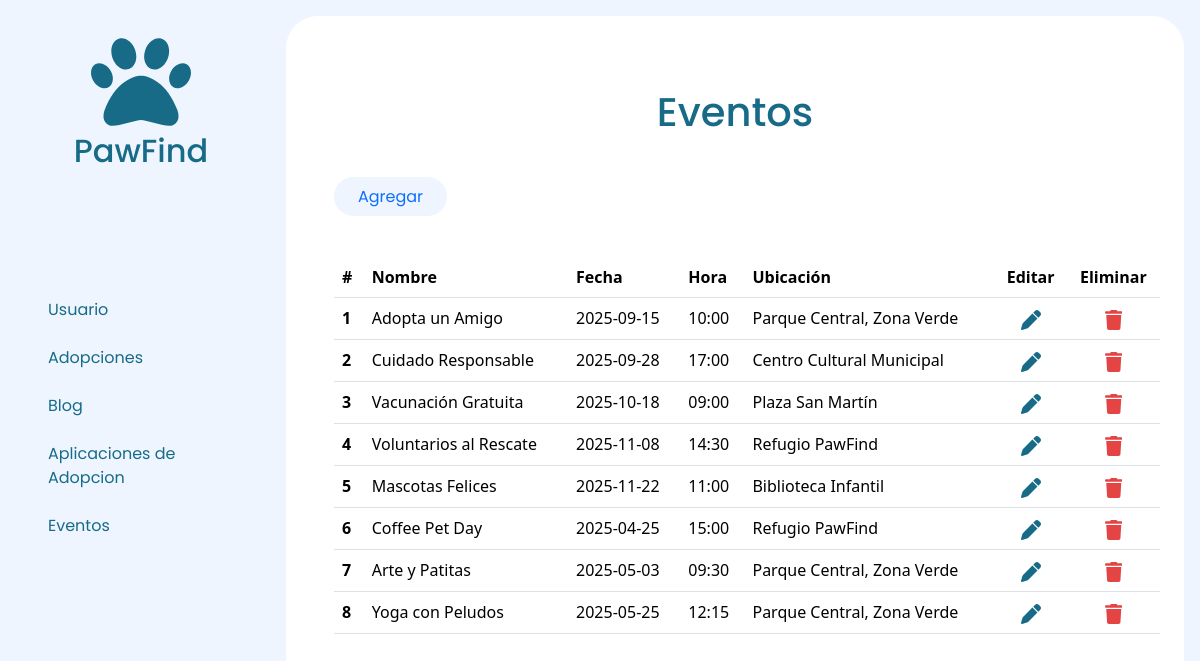
The page /index.php?c=admin&a=eventos (signed in) on the database its author committed.
### tables this page shows
CREATE TABLE `evento` (
  `id_evento` int(11) NOT NULL,
  `id_usuario` int(11) NOT NULL,
  `id_categoria` int(11) NOT NULL,
  `nombre` varchar(100) NOT NULL,
  `descripcion` varchar(500) NOT NULL,
  `fecha` date NOT NULL,
  `hora` varchar(20) NOT NULL,
  `ubicacion` varchar(250) NOT NULL,
  `imagen_url` varchar(500) DEFAULT NULL
);

### app/controllers/adminController.php (called while the page is built, shortened)
<?php
require_once __DIR__ . '/../models/Usuario.php';
require_once __DIR__ . '/../models/Evento.php';
class adminController
{
    public function eventos()
    {
        $eventos = Evento::getAll();
        require_once("app/views/head.php");
        require_once("app/views/admin/eventos.php");
    }
}

### index.php (called while the page is built, shortened)
<?php
require_once("rutas.php");
?>

### app/models/Evento.php (called while the page is built, shortened)
<?php
require_once __DIR__ . '/../../config/database.php';
class Evento
{
    public static function getAll(): array
    {
        global $conn;
        try {
            $sql = "SELECT * FROM evento";
            $result = $conn->query($sql);
            if ($result->num_rows > 0) {
                return $result->fetch_all(MYSQLI_ASSOC);
            } else {
                return [];
            }
        } catch (mysqli_sql_exception $e) {
            return ["error" => "Error al obtener eventos: " . $e->getMessage()];
        }
    }
}

### app/views/admin/eventos.php (the view, shortened to what this page needs)
</head>
<body class="body-admin bg-celeste">
    <div class="bg-celeste">
        <?php include "aside.php" ?>
    </div>
    <div class="m-3 ms-1 p-4 bg-white rounded-5">
        <h1 class="text-center txt-azul-oscuro mt-5">Eventos</h1>
        <div class="ms-4 my-5">
            <a href="index.php?c=admin&a=agregarEvento" class="my-5 py-2 px-4 bg-celeste rounded-pill text-decoration-none">Agregar</a>
        </div>
        <div class="ms-4">
            <table class="table">
                <thead>
                    <tr>
                        <th scope="col">#</th>
                        <th scope="col">Nombre</th>
                        <th scope="col">Fecha</th>
                        <th scope="col">Hora</th>
                        <th scope="col">Ubicación</th>
                        <th scope="col" style="text-align: center;">Editar</th>
                        <th scope="col" style="text-align: center;">Eliminar</th>
                    </tr>
                </thead>
                <tbody>
                    <?php foreach ($eventos as $e): ?>
                        <tr>
                            <th scope="row"><?= $e['id_evento'] ?></th>
                            <td><?= htmlspecialchars($e['nombre']) ?></td>
                            <td><?= htmlspecialchars($e['fecha']) ?></td>
                            <td><?= htmlspecialchars($e['hora']) ?></td>
                            <td><?= htmlspecialchars($e['ubicacion']) ?></td>
                            <td class="text-center">
                                <a href="index.php?c=admin&a=editarEvento&id=<?= $e['id_evento'] ?>" data-id="<?= $e['id_evento'] ?>">
                                </a>
                            </td>
                            <td class="text-center">
                                <form action="index.php?c=admin&a=eliminarEvento" method="POST" style="display:inline;" class="form-eliminar">
                                    <button type="submit" style="border: none; background: none; padding: 0;">
                                    </button>
                                </form>
                            </td>
                        </tr>
                    <?php endforeach; ?>
                </tbody>
            </table>
        </div>
    </div>
</body>

### assets/style/style.css (style rules this page uses)
a, h1, h2, h3, h4, h5, h6, p { font-family: "Poppins", sans-serif; }
.bg-celeste { background-color: #EEF5FF; }
.txt-azul-oscuro { color: #176B87; }
.body-admin { display: grid; grid-template-columns: auto 1fr; }

### rows shown on the page
evento: id_evento "1", nombre "Adopta un Amigo", fecha "2025-09-15", hora "10:00", ubicacion "Parque Central, Zona Verde"
evento: id_evento "2", nombre "Cuidado Responsable", fecha "2025-09-28", hora "17:00", ubicacion "Centro Cultural Municipal"
evento: id_evento "3", nombre "Vacunación Gratuita", fecha "2025-10-18", hora "09:00", ubicacion "Plaza San Martín"
evento: id_evento "4", nombre "Voluntarios al Rescate", fecha "2025-11-08", hora "14:30", ubicacion "Refugio PawFind"
evento: id_evento "5", nombre "Mascotas Felices", fecha "2025-11-22", hora "11:00", ubicacion "Biblioteca Infantil"
evento: id_evento "6", nombre "Coffee Pet Day", fecha "2025-04-25", hora "15:00", ubicacion "Refugio PawFind"
evento: id_evento "7", nombre "Arte y Patitas", fecha "2025-05-03", hora "09:30", ubicacion "Parque Central, Zona Verde"
evento: id_evento "8", nombre "Yoga con Peludos", fecha "2025-05-25", hora "12:15", ubicacion "Parque Central, Zona Verde"
